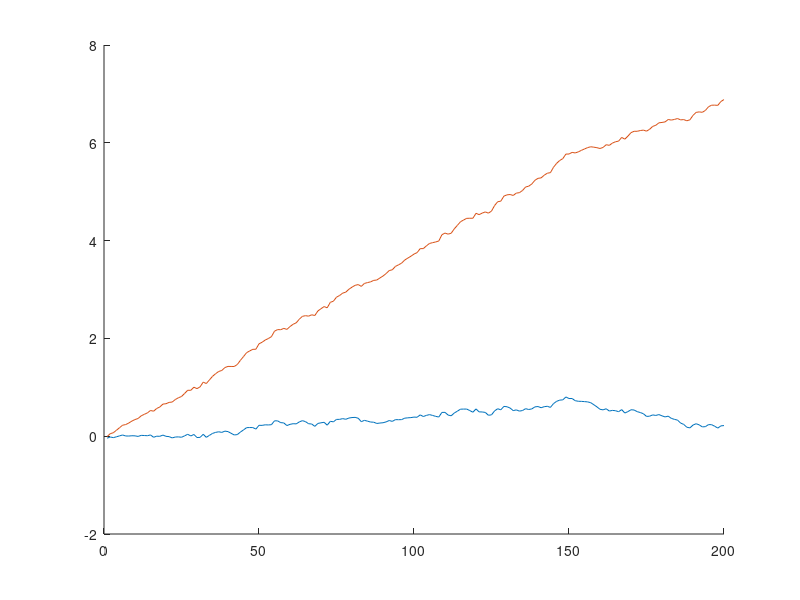

Recreate this plot in MATLAB.
function test()
    T = 200;
    noisestd = 1;
    maxorder = 0;
    dt = 1/30;
    dynparams = generate_param(maxorder, noisestd);

    tic
    rng(0)
    state = initialize_full_trajectory(dynparams, T, dt);
    toc

    tic
    rng(0)
    state_t = zeros(maxorder+1,1);
    state1 = zeros(T,1);
    for t=1:T 
        state_t = update_state(state_t, ones(maxorder+1,1), dynparams, dt);
        state1(t) = state_t(1);
    end
    toc

    figure; hold on;
    plot(state); plot(state1);



end

function param = generate_param(maxorder, noisestd)
    param = struct();
    param.('thetaStd0')      = 0;
    param.('invtaus_decay0') = 0;
    param.('taus_int0')      = 1;

    param.maxorder = maxorder;

    for ord = 1:param.maxorder % velocity and acceleration has decays
        param.(['thetaStd', num2str(ord)])      = 0;
        param.(['invtaus_decay', num2str(ord)]) = 0.1;
        param.(['taus_int', num2str(ord)])      = 1;
    end
        
    param.(['thetaStd', num2str(param.maxorder)])   = noisestd;

end


function state = initialize_full_trajectory(dynparams, T, dt)
    state = zeros(T,1);
    for revord = 0:dynparams.maxorder
        ord = dynparams.maxorder - revord;
        noisestd        = dynparams.(['thetaStd', num2str(ord)]);
        invtau_decay    = dynparams.(['invtaus_decay', num2str(ord)]);
        tau_int         = dynparams.(['taus_int', num2str(ord)]);

        input               = state + noisestd * randn(T,1);
        integrator          = cumprod([dt/tau_int; (1 - invtau_decay*dt) * ones(T-1,1)]);
        integrated_noise    = conv(input,integrator, "full");
        state               = integrated_noise(1:T);
    end
end

function state_t = update_state(state_t, input_t, dynparams, dt)
    % state_t, input_t: array of order x 1
    state_order = 0;
    for revord = 0:dynparams.maxorder
        ord = dynparams.maxorder - revord;
        noisestd        = dynparams.(['thetaStd', num2str(ord)]);
        invtau_decay    = dynparams.(['invtaus_decay', num2str(ord)]);
        tau_int         = dynparams.(['taus_int', num2str(ord)]);

        input_all_t         = state_order + input_t(ord+1) + noisestd * randn();
        state_order         = (1-invtau_decay*dt)* state_t(ord+1) + dt/tau_int * input_all_t;
        state_t(ord+1)      = state_order;
    end
end
